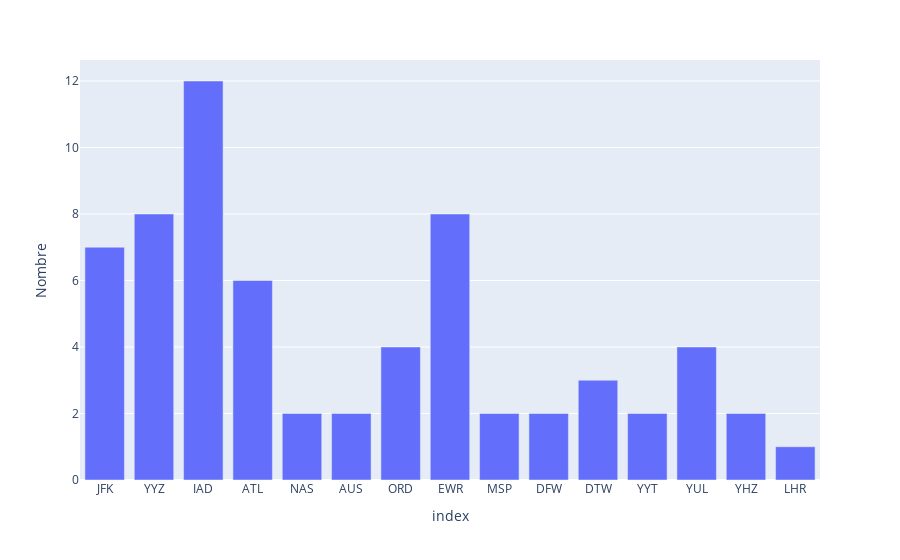

The code cell stored with this chart in its notebook:
### Code cell
df_airline=pd.DataFrame(index=filtered_df['arr_iata'].unique(), columns=['Nombre'])
for i in filtered_df['arr_iata'].unique():
    df_airline.loc[i, 'Nombre']=filtered_df['arr_iata'].where(filtered_df['arr_iata']==i).count()

'''
Exemple de graph très rapidement sortable avec plotly
On peut cliquer sur la légende à droite pour afficher/cacher des objets
'''
fig = px.bar(
    data_frame=df_airline,
    y='Nombre',
    x=df_airline.index,
    # color=df_airline.index
)
fig.show()

### Figure 1 — Plotly figure (JSON) as saved in the notebook; plotly's stock layout.template omitted (floating-point values rounded to 4 significant figures)
{"data": [{"alignmentgroup": "True", "hovertemplate": "index=%{x}<br>Nombre=%{y}<extra></extra>", "legendgroup": "", "marker": {"color": "#636efa", "pattern": {"shape": ""}}, "name": "", "offsetgroup": "", "orientation": "v", "showlegend": false, "textposition": "auto", "type": "bar", "x": ["JFK", "YYZ", "IAD", "ATL", "NAS", "AUS", "ORD", "EWR", "MSP", "DFW", "DTW", "YYT", "YUL", "YHZ", "LHR"], "xaxis": "x", "y": [7, 8, 12, 6, 2, 2, 4, 8, 2, 2, 3, 2, 4, 2, 1], "yaxis": "y"}], "layout": {"barmode": "relative", "legend": {"tracegroupgap": 0}, "margin": {"t": 60}, "xaxis": {"anchor": "y", "domain": [0, 1], "title": {"text": "index"}}, "yaxis": {"anchor": "x", "domain": [0, 1], "title": {"text": "Nombre"}}}}
